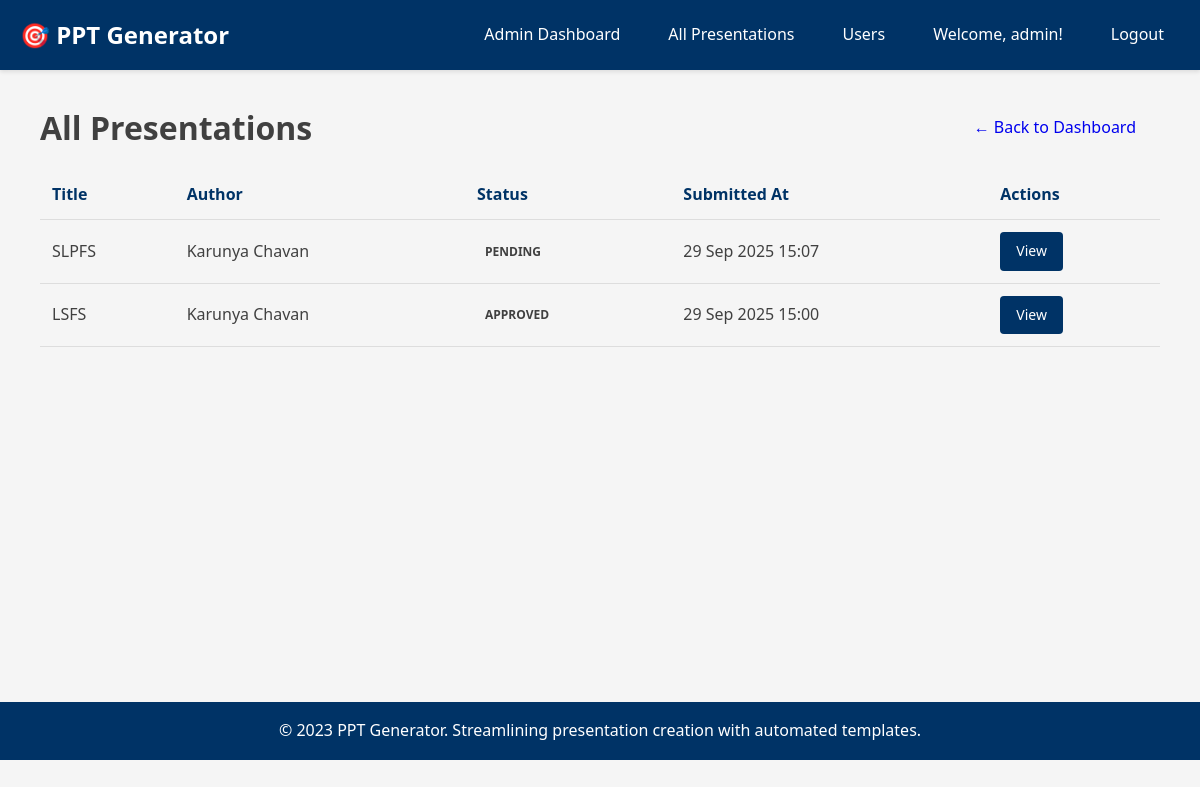
The app's page /admin/presentations (signed in) with its own data.
### app/models/user.py (models this page shows, shortened)
class User(UserMixin, db.Model):
    id = db.Column(db.Integer, primary_key=True)
    username = db.Column(db.String(80), unique=True, nullable=False)
    email = db.Column(db.String(120), unique=True, nullable=False)
    password_hash = db.Column(db.String(128))
    role = db.Column(db.String(20), nullable=False, default='user')  # 'user' or 'admin'
    department = db.Column(db.String(100))
    is_active = db.Column(db.Boolean, default=True)
    created_at = db.Column(db.DateTime, default=datetime.utcnow)
    last_login = db.Column(db.DateTime)
    authored_presentations = db.relationship(
        'Presentation',
        back_populates='author',
        foreign_keys='Presentation.author_id',
        lazy='dynamic'
    )
    reviewed_presentations = db.relationship(
        'Presentation',
        back_populates='reviewer',
        foreign_keys='Presentation.reviewed_by',
        lazy='dynamic'
    )
    created_versions = db.relationship(
        'PresentationVersion',
        back_populates='creator',
        foreign_keys='PresentationVersion.created_by',
        lazy='dynamic'
    )
    def is_admin(self):
        return self.role == 'admin'

### app/models/presentation.py (models this page shows, shortened)
class Presentation(db.Model):
    id = db.Column(db.Integer, primary_key=True)
    title = db.Column(db.String(200), nullable=False)
    description = db.Column(db.Text)
    status = db.Column(db.String(20), nullable=False, default='pending')  # pending, approved, rejected
    created_at = db.Column(db.DateTime, default=datetime.utcnow)
    updated_at = db.Column(db.DateTime, default=datetime.utcnow, onupdate=datetime.utcnow)
    author_id = db.Column(db.Integer, db.ForeignKey('user.id'), nullable=False)
    agenda = db.Column(db.Text)  # JSON string for agenda items
    content_data = db.Column(db.Text)  # JSON string for all slide content
    reviewed_by = db.Column(db.Integer, db.ForeignKey('user.id'))
    reviewed_at = db.Column(db.DateTime)
    review_notes = db.Column(db.Text)
    current_version = db.Column(db.Integer, default=1)
    author = db.relationship(
        'User',
        foreign_keys=[author_id],
        back_populates='authored_presentations'
    )
    reviewer = db.relationship(
        'User',
        foreign_keys=[reviewed_by],
        back_populates='reviewed_presentations'
    )
    versions = db.relationship(
        'PresentationVersion',
        back_populates='presentation',
        lazy='dynamic',
        cascade='all, delete-orphan'
    )

### app/routes/admin.py (the view)
@bp.route('/presentations')
@login_required
@admin_required
def list_presentations():
    status_filter = request.args.get('status', 'all')
    page = request.args.get('page', 1, type=int)
    query = Presentation.query
    if status_filter != 'all':
        query = query.filter_by(status=status_filter)
    presentations = query.order_by(Presentation.created_at.desc())\
        .paginate(page=page, per_page=20, error_out=False)
    return render_template('admin/presentations.html',
                         presentations=presentations,
                         status_filter=status_filter)

### app/__init__.py (called while the page is built)
@login_manager.user_loader
def load_user(user_id):
    from app.models.user import User
    return User.query.get(int(user_id))

### app/routes/admin.py (called while the page is built)
def admin_required(f):
    @wraps(f)
    def decorated_function(*args, **kwargs):
        if not current_user.is_authenticated or not current_user.is_admin():
            flash('Admin access required.', 'error')
            return redirect(url_for('main.index'))
        return f(*args, **kwargs)
    return decorated_function

### templates/admin/presentations.html (shortened to what this page needs)
{% extends "base.html" %}
{% block content %}
<div class="container mt-4">
    <div class="d-flex justify-content-between align-items-center mb-3">
        <h1>All Presentations</h1>
        <a href="{{ url_for('user.dashboard') }}" class="btn btn-outline-secondary">← Back to Dashboard</a>
    </div>
    <div class="table-responsive">
        <table class="table table-hover table-striped align-middle">
            <thead class="table-light">
                <tr>
                    <th>Title</th>
                    <th>Author</th>
                    <th>Status</th>
                    <th>Submitted At</th>
                    <th>Actions</th>
                </tr>
            </thead>
            <tbody>
                {% for pres in presentations %}
                <tr>
                    <td class="text-truncate" style="max-width: 250px;" title="{{ pres.title }}">{{ pres.title }}</td>
                    <td>{{ pres.author.username }}</td>
                    <td>
                        {% if pres.status == 'approved' %}
                            <span class="badge bg-success">{{ pres.status.capitalize() }}</span>
                        {% elif pres.status == 'rejected' %}
                            <span class="badge bg-danger">{{ pres.status.capitalize() }}</span>
                        {% else %}
                            <span class="badge bg-warning text-dark">{{ pres.status.capitalize() }}</span>
                        {% endif %}
                    </td>
                    <td>{{ pres.created_at.strftime('%d %b %Y %H:%M') }}</td>
                    <td>
                        <a href="{{ url_for('admin.view_presentation', pres_id=pres.id) }}" class="btn btn-sm btn-primary me-1">View</a>
                    </td>
                </tr>
                {% else %}
                <tr>
                    <td colspan="5" class="text-center">No presentations found.</td>
                </tr>
                {% endfor %}
            </tbody>
        </table>
    </div>
</div>
{% endblock %}

### templates/base.html (shortened to what this page needs)
<!DOCTYPE html>
<html lang="en">
<head>
    <link rel="stylesheet" href="{{ url_for('static', filename='css/style.css') }}">
</head>
<body>
    <nav class="navbar">
        <div class="container">
            <a href="{{ url_for('main.index') }}" class="navbar-brand">
                🎯 PPT Generator
            </a>
            <ul class="navbar-nav">
                {% if current_user.is_authenticated %}
                    {% if current_user.is_admin() %}
                        <li><a href="{{ url_for('admin.dashboard') }}" class="nav-link">Admin Dashboard</a></li>
                        <li><a href="{{ url_for('admin.list_presentations') }}" class="nav-link">All Presentations</a></li>
                        <li><a href="{{ url_for('admin.list_users') }}" class="nav-link">Users</a></li>
                    {% else %}
                        <li><a href="{{ url_for('user.dashboard') }}" class="nav-link">Dashboard</a></li>
                        <li><a href="{{ url_for('user.create_presentation') }}" class="nav-link">Create Presentation</a></li>
                    {% endif %}
                    <li>
                        <span class="nav-link">Welcome, {{ current_user.username }}!</span>
                    </li>
                    <li><a href="{{ url_for('auth.logout') }}" class="nav-link">Logout</a></li>
                {% else %}
                    <li><a href="{{ url_for('main.about') }}" class="nav-link">About</a></li>
                    <li><a href="{{ url_for('auth.login') }}" class="nav-link">Login</a></li>
                    <li><a href="{{ url_for('auth.register') }}" class="nav-link">Register</a></li>
                {% endif %}
            </ul>
        </div>
    </nav>
    <main class="main-content">
        <div class="container">
            {% block content %}{% endblock %}
        </div>
    </main>
    <footer style="background-color: var(--primary-color); color: var(--white); text-align: center; padding: 1rem 0; margin-top: 2rem;">
        <div class="container">
            <p>&copy; 2023 PPT Generator. Streamlining presentation creation with automated templates.</p>
        </div>
    </footer>
</body>
</html>

### app/static/css/style.css (style rules this page uses)
:root { --primary-color: #003366; --secondary-color: #007bbf; --accent-color: #ff7f00; --success-color: #28a745; --warning-color: #ffc107; --danger-color: #dc3545; --info-color: #17a2b8; --light-color: #f5f5f5; --dark-color: #404040; --white: #ffffff; --shadow: rgba(0, 0, 0, 0.1); }
* { box-sizing: border-box; margin: 0; padding: 0; }
body { font-family: 'Segoe UI', Tahoma, Geneva, Verdana, sans-serif; background-color: var(--light-color); color: var(--dark-color); line-height: 1.6; }
.container { max-width: 1200px; margin: 0 auto; padding: 0 20px; }
.navbar { background-color: var(--primary-color); padding: 1rem 0; box-shadow: 0 2px 4px var(--shadow); }
.navbar .container { display: flex; justify-content: space-between; align-items: center; }
.navbar-brand { color: var(--white); font-size: 1.5rem; font-weight: bold; text-decoration: none; }
.navbar-nav { display: flex; list-style: none; gap: 1rem; }
.nav-link { color: var(--white); text-decoration: none; padding: 0.5rem 1rem; border-radius: 4px; transition: background-color 0.3s; }
.main-content { min-height: calc(100vh - 200px); padding: 2rem 0; }
.btn { display: inline-block; padding: 0.75rem 1.5rem; border: none; border-radius: 4px; font-size: 1rem; text-decoration: none; cursor: pointer; transition: all 0.3s; text-align: center; }
.btn-primary { background-color: var(--primary-color); color: var(--white); }
.btn-sm { padding: 0.5rem 1rem; font-size: 0.875rem; }
.table { width: 100%; border-collapse: collapse; margin-bottom: 1rem; }
.table th, .table td { padding: 0.75rem; border-bottom: 1px solid #ddd; text-align: left; }
.table thead th { background-color: var(--light-color); font-weight: 600; color: var(--primary-color); }
.badge { display: inline-block; padding: 0.25rem 0.5rem; border-radius: 4px; font-size: 0.75rem; font-weight: bold; text-transform: uppercase; }
.mb-3 { margin-bottom: 1rem; }
.d-flex { display: flex; }
.justify-content-between { justify-content: space-between; }
.align-items-center { align-items: center; }

### records on screen
User: username "admin"
Presentation: title "SLPFS", author.username "Karunya Chavan", status "PENDING", created_at "29 Sep 2025 15:07"
Presentation: title "LSFS", author.username "Karunya Chavan", status "APPROVED", created_at "29 Sep 2025 15:00"
